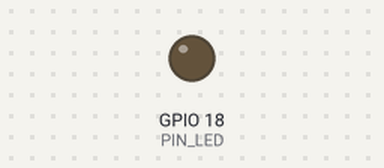
A program run on a simulated Raspberry Pi (BCM pin numbers). Parts: output pins drawn as LEDs (lit = HIGH).

Above: at 0.15 s.
Timing chart, 0 to 1.6 s (numbered marks = the images above):
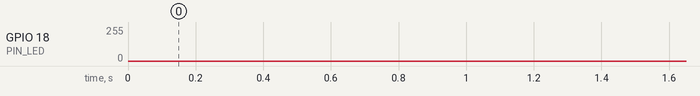

The program:

pwm_wpi_hw_clk.py
```python
# Notice!! Run with sudo
import wiringpi as wpi
PIN_LED = 18;

wpi.wiringPiSetupGpio()
wpi.pinMode(PIN_LED, wpi.PWM_OUTPUT)

wpi.pwmSetClock(1920)
wpi.pwmSetRange(1000)

while True:
	for i in range(0, 1001):
		wpi.pwmWrite(PIN_LED, i)
		wpi.delay(1)
	for i in range(1000, -1, -1):
		wpi.pwmWrite(PIN_LED, i)
		wpi.delay(1)
```
